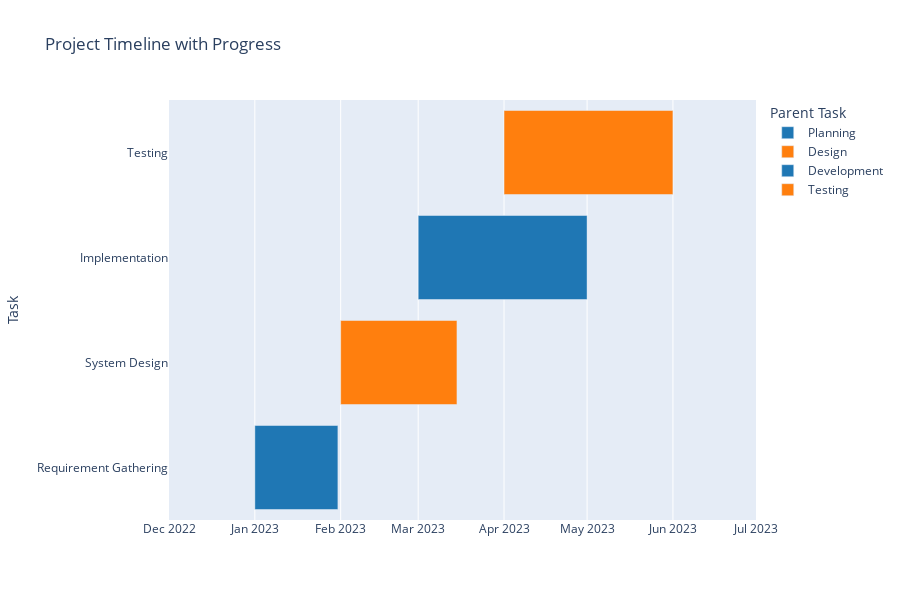

The code cell stored with this chart in its notebook:
### Markdown cell above
## Example 4: Gantt Chart with Progress Indicators

### Code cell
# Create DataFrame with progress information
df = pd.DataFrame({
    "Task": ["Requirement Gathering", "System Design", "Implementation", "Testing"],
    "Start": ["2023-01-01", "2023-02-01", "2023-03-01", "2023-04-01"],
    "End": ["2023-01-31", "2023-03-15", "2023-05-01", "2023-06-01"],
    "Progress": [90, 70, 45, 20],
    "Parent Task": ["Planning", "Design", "Development", "Testing"]
})

# Create the Gantt chart with progress indicators
fig = px.timeline(df, x_start="Start", x_end="End", y="Task",
                 title="Project Timeline with Progress",
                 color="Parent Task", 
                 color_discrete_sequence=["#1f77b4", "#ff7f0e"],
                 range_x=["2022-12-01","2023-07-01"])

# Update the figure to show progress
fig.update_layout(
    hovermode='x',
    bargap=0.2,
    height=600
)

fig.show()

### Figure 1 — Plotly figure (JSON) as saved in the notebook; plotly's stock layout.template omitted (floating-point values rounded to 4 significant figures)
{"data": [{"alignmentgroup": "True", "base": ["2023-01-01"], "hovertemplate": "Parent Task=Planning<br>Start=%{base}<br>End=%{x}<br>Task=%{y}<extra></extra>", "legendgroup": "Planning", "marker": {"color": "#1f77b4", "pattern": {"shape": ""}}, "name": "Planning", "offsetgroup": "Planning", "orientation": "h", "showlegend": true, "textposition": "auto", "type": "bar", "x": [2592000000], "xaxis": "x", "y": ["Requirement Gathering"], "yaxis": "y"}, {"alignmentgroup": "True", "base": ["2023-02-01"], "hovertemplate": "Parent Task=Design<br>Start=%{base}<br>End=%{x}<br>Task=%{y}<extra></extra>", "legendgroup": "Design", "marker": {"color": "#ff7f0e", "pattern": {"shape": ""}}, "name": "Design", "offsetgroup": "Design", "orientation": "h", "showlegend": true, "textposition": "auto", "type": "bar", "x": [3628800000], "xaxis": "x", "y": ["System Design"], "yaxis": "y"}, {"alignmentgroup": "True", "base": ["2023-03-01"], "hovertemplate": "Parent Task=Development<br>Start=%{base}<br>End=%{x}<br>Task=%{y}<extra></extra>", "legendgroup": "Development", "marker": {"color": "#1f77b4", "pattern": {"shape": ""}}, "name": "Development", "offsetgroup": "Development", "orientation": "h", "showlegend": true, "textposition": "auto", "type": "bar", "x": [5270400000], "xaxis": "x", "y": ["Implementation"], "yaxis": "y"}, {"alignmentgroup": "True", "base": ["2023-04-01"], "hovertemplate": "Parent Task=Testing<br>Start=%{base}<br>End=%{x}<br>Task=%{y}<extra></extra>", "legendgroup": "Testing", "marker": {"color": "#ff7f0e", "pattern": {"shape": ""}}, "name": "Testing", "offsetgroup": "Testing", "orientation": "h", "showlegend": true, "textposition": "auto", "type": "bar", "x": [5270400000], "xaxis": "x", "y": ["Testing"], "yaxis": "y"}], "layout": {"bargap": 0.2, "barmode": "overlay", "height": 600, "hovermode": "x", "legend": {"title": {"text": "Parent Task"}, "tracegroupgap": 0}, "title": {"text": "Project Timeline with Progress"}, "xaxis": {"anchor": "y", "domain": [0, 1], "range": ["2022-12-01", "2023-07-01"], "type": "date"}, "yaxis": {"anchor": "x", "domain": [0, 1], "title": {"text": "Task"}}}}
